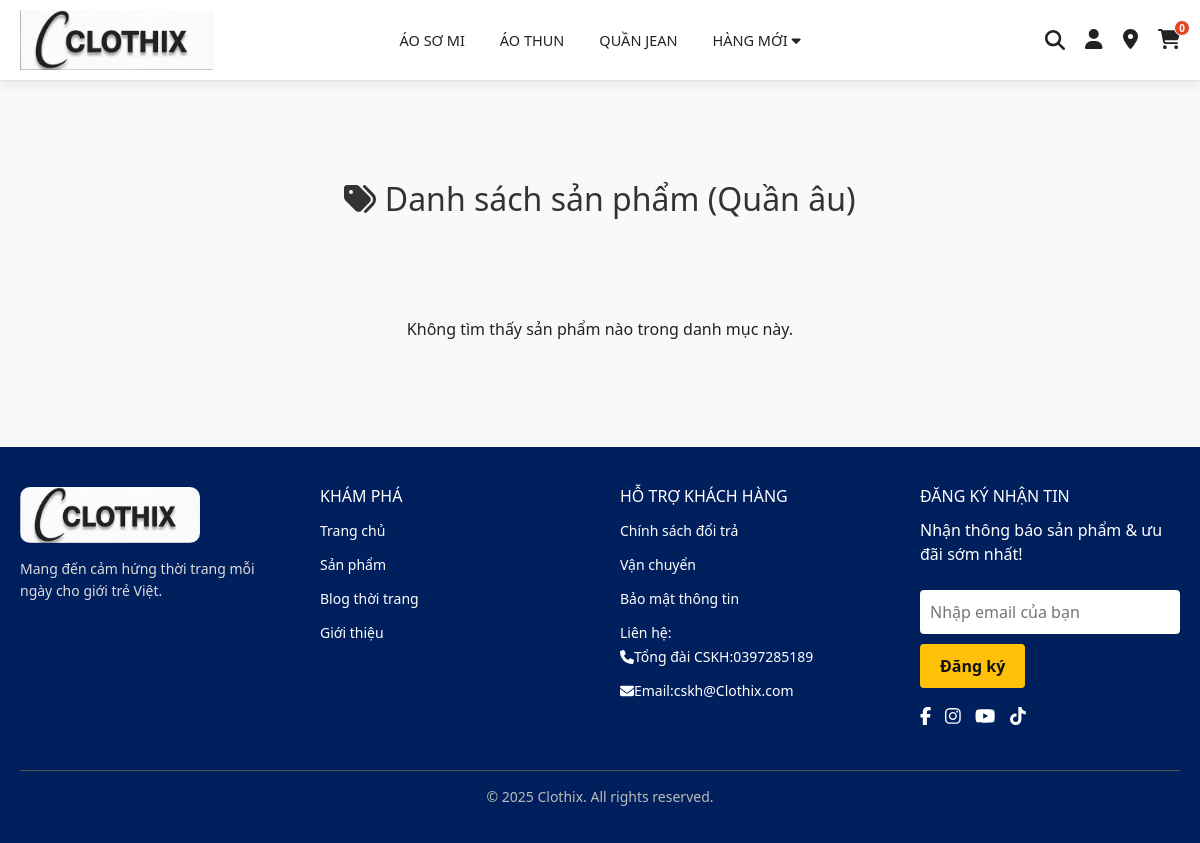
/listsanpham.php?phan_loai_id=4, run on an earlier commit of the app's database.
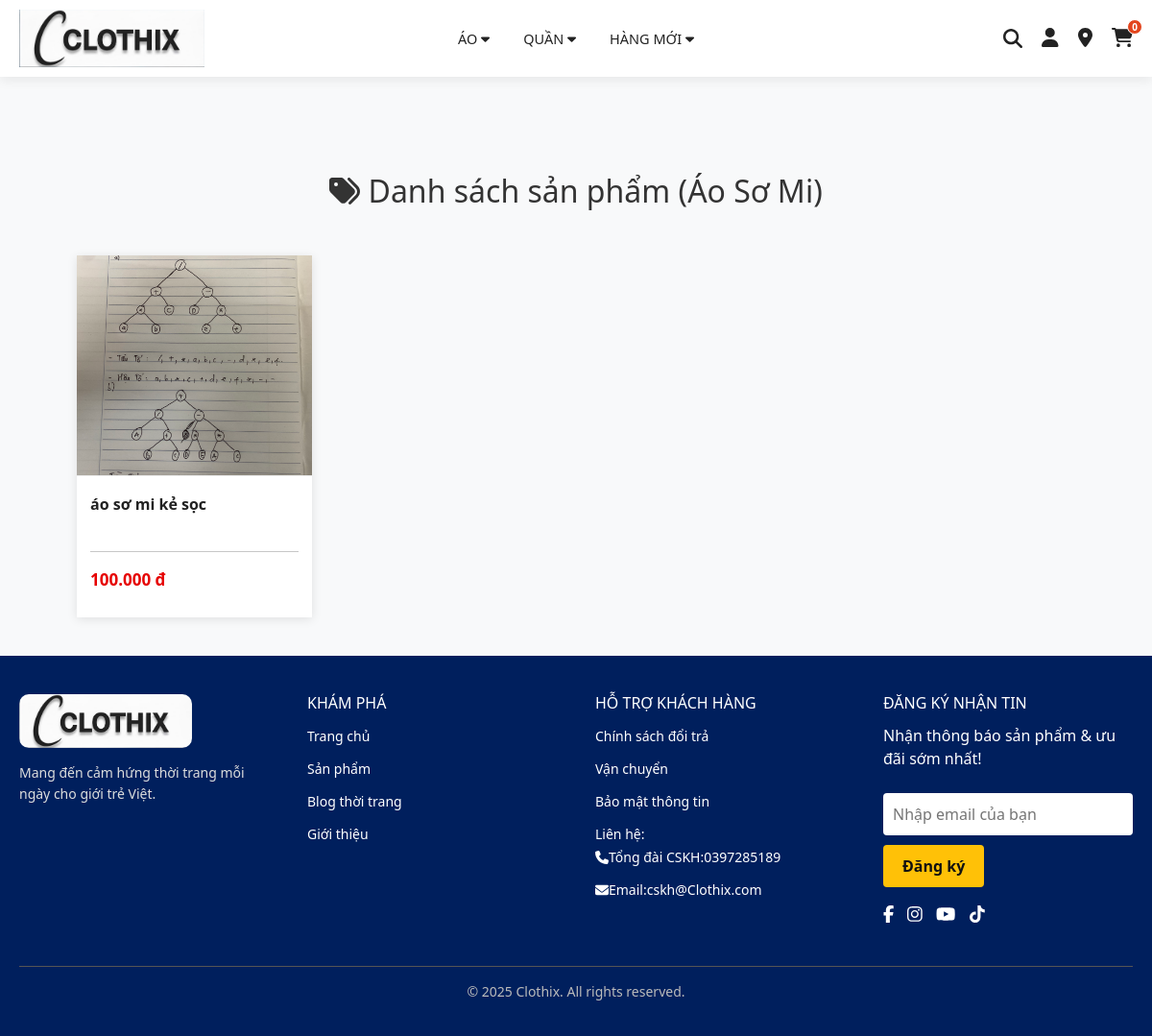
And on a later commit of the database.
### tables this page shows
CREATE TABLE `phan_loai_san_pham` (
    `id` INT(10) NOT NULL AUTO_INCREMENT,
    `ten_phan_loai` VARCHAR(100) NOT NULL UNIQUE,
    `parent_id` INT(10) DEFAULT NULL,  
    `mo_ta` TEXT DEFAULT NULL,
    `loai_chinh` ENUM('Áo', 'Quần', 'Giày', 'Khác') NOT NULL DEFAULT 'Khác',
    `trang_thai` ENUM(
        'Đang sử dụng',
        'Ngừng sử dụng'
    ) DEFAULT 'Đang sử dụng',
    `ngay_tao` DATETIME NOT NULL DEFAULT CURRENT_TIMESTAMP,
    PRIMARY KEY (`id`),
     
    CONSTRAINT `fk_phanloai_parent` FOREIGN KEY (`parent_id`) REFERENCES `phan_loai_san_pham` (`id`) ON DELETE SET NULL ON UPDATE CASCADE
);

CREATE TABLE `san_pham` (
    `id` INT(10) NOT NULL AUTO_INCREMENT,
    `ten_san_pham` VARCHAR(250) NOT NULL,
    `gia` DECIMAL(10, 0) NOT NULL,
    `mo_ta` TEXT DEFAULT NULL,
    `hinh_anh` VARCHAR(255) DEFAULT NULL,
    `phan_loai` VARCHAR(100) NOT NULL,  
    `loai_chinh` ENUM('Áo', 'Quần', 'Giày', 'Khác') NOT NULL DEFAULT 'Khác',
    `phan_loai_id` INT(10) DEFAULT NULL,  
    `so_luong` INT(10) NOT NULL DEFAULT 0,
    `so_luong_ban` INT(10) NOT NULL DEFAULT 0,  
    `trang_thai` ENUM(
        'Còn hàng',
        'Hết hàng',
        'Ngừng kinh doanh'
    ) NOT NULL DEFAULT 'Còn hàng',
    `ngay_tao` DATETIME NOT NULL DEFAULT CURRENT_TIMESTAMP,
    PRIMARY KEY (`id`),
    CONSTRAINT `fk_sanpham_phanloai` FOREIGN KEY (`phan_loai_id`) REFERENCES `phan_loai_san_pham` (`id`) ON DELETE SET NULL ON UPDATE CASCADE
);

### listsanpham.php (the view, shortened to what the changed rows need)
<?php
include "Database/connectdb.php";
$phan_loai_id = isset($_GET['phan_loai_id']) ? (int)$_GET['phan_loai_id'] : 0;
$title_suffix = "";
$sql = "SELECT sp.*, pl.ten_phan_loai, pl.parent_id, pl.loai_chinh
        FROM san_pham sp
        LEFT JOIN phan_loai_san_pham pl ON sp.phan_loai_id = pl.id
        WHERE 1=1";
$types = "";
$params = [];
if ($phan_loai_id > 0) {
    $sql_cat_info = "SELECT id, ten_phan_loai, parent_id, loai_chinh FROM phan_loai_san_pham WHERE id = ?";
    $stmt_cat_info = $conn->prepare($sql_cat_info);
    $stmt_cat_info->bind_param("i", $phan_loai_id);
    $stmt_cat_info->execute();
    $cat_info_result = $stmt_cat_info->get_result();
    $cat_info = $cat_info_result->fetch_assoc();
    if ($cat_info) {
        $category_name = $cat_info['ten_phan_loai'];
        $title_suffix = htmlspecialchars($category_name);
        if (is_null($cat_info['parent_id']) || $cat_info['parent_id'] == 0) {
            $valid_ids = [$phan_loai_id];
            $placeholders = implode(',', array_fill(0, count($valid_ids), '?'));
            $sql .= " AND sp.phan_loai_id IN ($placeholders)";
            foreach ($valid_ids as $id) {
                $types .= "i";
                $params[] = $id;
            }
        } else {
            $sql .= " AND sp.phan_loai_id = ?";
            $types .= "i";
            $params[] = $phan_loai_id;
        }
    }
}
$sql .= " ORDER BY sp.ngay_tao DESC";
$stmt = $conn->prepare($sql);
if (!empty($types)) {
    $stmt->bind_param($types, ...$params);
}
$stmt->execute();
$result = $stmt->get_result();
?>
<!DOCTYPE html>
<html lang="vi">
<link href="https://cdn.jsdelivr.net/npm/bootstrap@5.3.3/dist/css/bootstrap.min.css" rel="stylesheet">
<head>
</head>
<body>
    <?php include 'header.php'; ?>
    <h2>
        <i class="fa-solid fa-tags"></i> Danh sách sản phẩm
        <?php
        echo $title_suffix ? "(" . htmlspecialchars($title_suffix) . ")" : "Nổi bật";
        ?>
    </h2>
    <div class="product-list">
        <?php
        if ($result->num_rows > 0) {
            $result->data_seek(0);
            while ($row = $result->fetch_assoc()) {
                $img = !empty($row['hinh_anh']) ? "uploads/" . htmlspecialchars($row['hinh_anh']) : "uploads/no-image.png";
                $ten = !empty($row['ten_san_pham']) ? htmlspecialchars($row['ten_san_pham']) : "Sản phẩm chưa đặt tên";
                $gia = isset($row['gia']) ? number_format($row['gia'], 0, ',', '.') : "0";
        ?>
                <div class="product-card" onclick="window.location.href='chitietsanpham.php?id=<?php echo $row['id']; ?>'">
                    <img src="<?php echo $img; ?>" alt="<?php echo $ten; ?>">
                    <div class="product-info">
                        <h3><?php echo $ten; ?></h3>
                        <hr>
                        <p><?php echo $gia; ?> đ</p>
                    </div>
                </div>
        <?php
            }
        } else {
            echo '<p style="text-align: center; grid-column: 1 / -1; padding: 50px;">Không tìm thấy sản phẩm nào trong danh mục này.</p>';
        }
        ?>
    </div>
    <?php include 'footer.php'; ?>
</body>
</html>

### header.php (shortened to what the changed rows need)
<?php
include "Database/cart_count_helper.php";
$sql_categories = "
    SELECT id, ten_phan_loai, parent_id, loai_chinh
    FROM phan_loai_san_pham
    WHERE trang_thai = 'Đang sử dụng'
    ORDER BY parent_id ASC, loai_chinh ASC, ten_phan_loai ASC
";
$result_categories = mysqli_query($conn, $sql_categories);
$menu_cap_1 = [];
$menu_cap_2_by_parent = [];
while ($row = mysqli_fetch_assoc($result_categories)) {
    $parent_id = $row['parent_id'] ?? 0;
    if (is_null($row['parent_id']) || $row['parent_id'] == 0) {
        $row['parent_id'] = 0;
        $menu_cap_1[$row['id']] = $row;
        if (!isset($menu_cap_2_by_parent[$row['id']])) {
            $menu_cap_2_by_parent[$row['id']] = [];
        }
    }
    else {
        $loai_chinh = trim($row['loai_chinh']);
        if (!empty($loai_chinh) && $loai_chinh != 'Khác') {
            if (isset($menu_cap_1[$parent_id])) {
                if (!isset($menu_cap_2_by_parent[$parent_id][$loai_chinh])) {
                    $menu_cap_2_by_parent[$parent_id][$loai_chinh] = [];
                }
                $menu_cap_2_by_parent[$parent_id][$loai_chinh][] = $row;
            }
        }
    }
}
?>
<!DOCTYPE html>
<html lang="vi">
<head>
    <link rel="stylesheet" href="../css/header.css">
    <link rel="stylesheet" href="https://cdnjs.cloudflare.com/ajax/libs/font-awesome/6.4.2/css/all.min.css">
</head>
<body>
    <header class="site-header">
        <div class="navbar">
            <div class="navbar-menu">
                <?php
                foreach ($menu_cap_1 as $cat_id => $cat_info) {
                    $ten_menu_cap_1 = htmlspecialchars($cat_info['ten_phan_loai']);
                    $link_cap_1 = 'listsanpham.php?phan_loai_id=' . $cat_id;
                    $menu_con_groups = $menu_cap_2_by_parent[$cat_id] ?? [];
                    $has_dropdown = !empty($menu_con_groups);
                    echo '<div class="dropdown">';
                    echo '<a href="' . $link_cap_1 . '" class="dropdown-toggle">' . $ten_menu_cap_1;
                    if ($has_dropdown) {
                        echo ' <i class="fa fa-caret-down"></i>';
                    }
                    echo '</a>';
                    echo '</div>';
                }
                ?>
            </div>
        </div>
    </header>
</body>
</html>

What changed in the data, as far as the page shows it:
no longer on this page (row edited): phan_loai_san_pham: ten_phan_loai "QUẦN JEAN"
changed phan_loai_san_pham (number 1 of 3 on the later page): ten_phan_loai "ÁO THUN" → "ÁO"; moves up the list
changed phan_loai_san_pham: ten_phan_loai "ÁO SƠ MI" → "QUẦN"
changed phan_loai_san_pham (number 3 of 3 on the later page): ten_phan_loai "Quần âu" → "Áo Sơ Mi"
now on this page (row edited): san_pham: hinh_anh (picture), ten_san_pham "áo sơ mi kẻ sọc", gia "100.000"
Also different on the page:
text no longer shown: "Không tìm thấy sản phẩm nào trong danh mục này."
